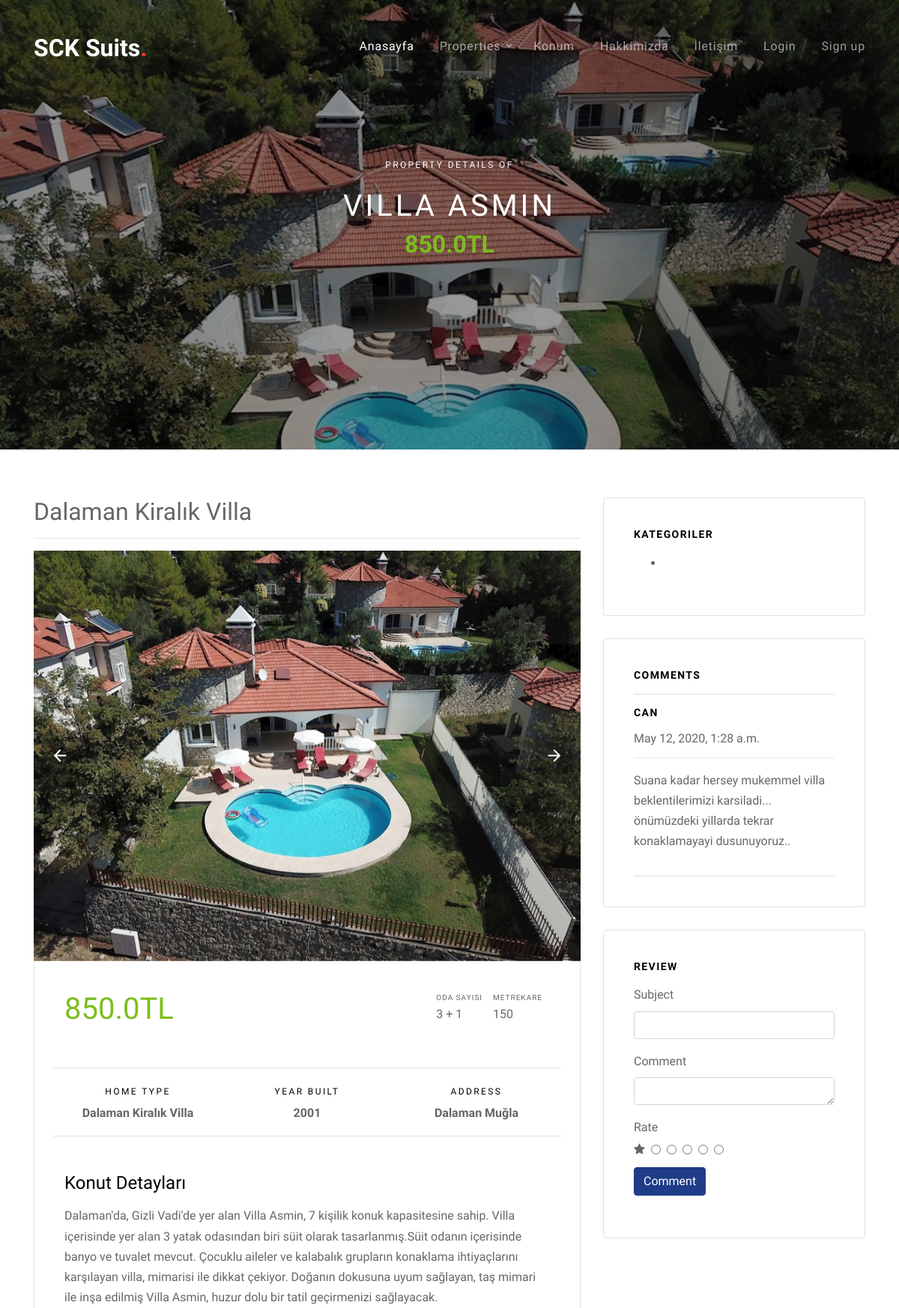
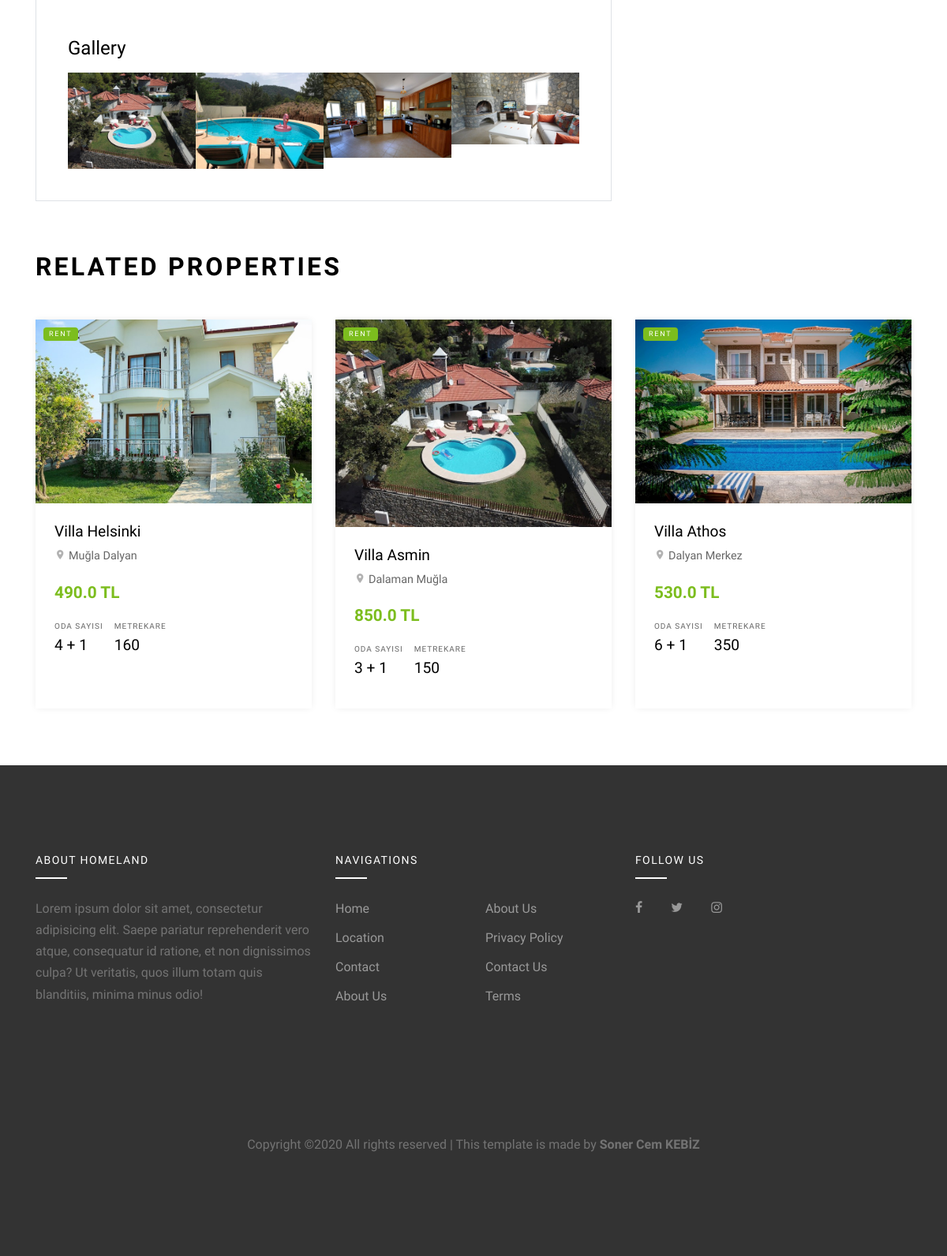
Screenshot of /property/6/Villa-Asmin/ with the database file from the repository (2 pictures, top to bottom).
### property/models.py (models this page shows, shortened)
class Properties(models.Model):
    STATUS = (
        ('New', 'New'),
        ('True', 'Confirmed'),
        ('False', 'Declined'),
    )
    user = models.ForeignKey(User, on_delete=models.CASCADE, null=True)
    category = models.ForeignKey(Category, on_delete=models.CASCADE, null=True)
    title = models.CharField(max_length=150)
    keywords = models.CharField(max_length=255)
    description = models.CharField(max_length=255)
    image = models.ImageField(blank=True, upload_to='images/')
    price = models.FloatField(blank=True,)
    address = models.CharField(max_length=255)
    room = models.IntegerField(blank=True,)
    year = models.IntegerField(blank=True, )
    sqm = models.IntegerField(blank=True,)
    detail = RichTextUploadingField()
    slug = models.SlugField(null=True, unique=True)
    status = models.CharField(max_length=10, choices=STATUS,default='New')
    create_at = models.DateTimeField(auto_now_add=True)
    update_at = models.DateTimeField(auto_now=True)

class Galeri(models.Model):
    property = models.ForeignKey(Properties, on_delete=models.CASCADE)
    title = models.CharField(max_length=50, blank=True)
    image = models.ImageField(blank=True, upload_to='images/')

class PropetyComment(models.Model):
    STATUS = (
        ('New', 'Yeni'),
        ('True', 'Evet'),
        ('False', 'Hayır'),
    )
    property = models.ForeignKey(Properties, on_delete=models.CASCADE)
    user = models.ForeignKey(User, on_delete=models.CASCADE)
    subject = models.CharField(max_length=50, blank=True)
    comment = models.TextField(max_length=500, blank=True)
    rate = models.IntegerField(blank=True)
    status = models.CharField(max_length=10, choices=STATUS, default='New')
    ip = models.CharField(max_length=20, blank=True)
    create_at = models.DateTimeField(auto_now_add=True)
    update_at = models.DateTimeField(auto_now=True)

### home/views.py (the view)
# urls.py: path('property/<int:id>/<slug:slug>/', views.property_detail, name='property_detail'),
def property_detail(request,id,slug):
    category = Category.objects.all()
    property = Properties.objects.get(pk=id)
    images = Galeri.objects.filter(property_id=id)
    newproperties = Properties.objects.filter(status='True').order_by('-id')[:3]
    comments = PropetyComment.objects.filter(property_id=id, status='True')
    context = {'category': category,
               'property': property,
               'images': images,
               'newproperties': newproperties,
               'comments': comments,
               }
    return render(request, 'property_detail.html', context)

### home/templates/property_detail.html (shortened to what this page needs)
{% extends "homebase.html" %}
{% load static %}
{% block content %}
    <div class="site-blocks-cover inner-page-cover overlay" style="background-image: url({{ property.image.url }});" data-aos="fade" data-stellar-background-ratio="0.5">
        <div class="container">
            <div class="row align-items-center justify-content-center text-center">
                <div class="col-md-10">
                    <span class="d-inline-block text-white px-3 mb-3 property-offer-type rounded">Property Details of</span>
                    <h1 class="mb-2">{{ property.title }}</h1>
                    <p class="mb-5"><strong class="h2 text-success font-weight-bold">{{ property.price }}TL</strong></p>
                </div>
            </div>
        </div>
    </div>
    <div class="site-section site-section-sm">
        <div class="container">
            <div class="row">
                <div class="col-lg-8">
                    <div>
                        <h2>{{ property.description }}</h2>
                        <hr>
                        <div class="slide-one-item home-slider owl-carousel">
                            <div><img src="{{ property.image.url }}" alt="Image" class="img-fluid"></div>
                        </div>
                    </div>
                    <div class="bg-white property-body border-bottom border-left border-right">
                        <div class="row mb-5">
                            <div class="col-md-6">
                                <strong class="text-success h1 mb-3">{{ property.price }}TL</strong>
                            </div>
                            <div class="col-md-6">
                                <ul class="property-specs-wrap mb-3 mb-lg-0  float-lg-right">
                                    <li>
                                        <span class="property-specs">Oda Sayısı</span>
                                        <span class="property-specs-number">{{ property.room}} + 1</span>
                                    </li>
                                    <li>
                                        <span class="property-specs">Metrekare</span>
                                        <span class="property-specs-number">{{property.sqm}}</span>
                                    </li>
                                </ul>
                            </div>
                        </div>
                        <div class="row mb-5">
                            <div class="col-md-6 col-lg-4 text-center border-bottom border-top py-3">
                                <span class="d-inline-block text-black mb-0 caption-text">Home Type</span>
                                <strong class="d-block">{{ property.description}}</strong>
                            </div>
                            <div class="col-md-6 col-lg-4 text-center border-bottom border-top py-3">
                                <span class="d-inline-block text-black mb-0 caption-text">Year Built</span>
                                <strong class="d-block">{{ property.year }}</strong>
                            </div>
                            <div class="col-md-6 col-lg-4 text-center border-bottom border-top py-3">
                                <span class="d-inline-block text-black mb-0 caption-text">Address</span>
                                <strong class="d-block">{{ property.address }}</strong>
                            </div>
                        </div>
                        <h2 class="h4 text-black">Konut Detayları</h2>
                        <p>{{ property.detail|safe }}</p>
                        <div class="row no-gutters mt-5">
                            <div class="col-12">
                                <h2 class="h4 text-black mb-3">Gallery</h2>
                            </div>
                            <div class="col-sm-6 col-md-4 col-lg-3">
                                <a href="{{ property.image.url }}" class="image-popup gal-item"><img src="{{ property.image.url }}" alt="Image" class="img-fluid"></a>
                            </div>
                            {% for rs in images %}
                                <div class="col-sm-6 col-md-4 col-lg-3">
                                    <a href="{{ rs.image.url }}" class="image-popup gal-item"><img src="{{ rs.image.url }}" alt="Image" class="img-fluid"></a>
                                </div>
                            {% endfor %}
                        </div>
                    </div>
                </div>
                <div class="col-lg-4">
                    <div class="bg-white widget border rounded">
                        <h3 class="h4 text-black widget-title mb-3">Kategoriler</h3>
                        {% load mptt_tags %}
                        <ul class="dropdown arrow-top">
                            {% recursetree category %}
                                <li><a href="/category/{{ node.id }}/{{ node.slug }}" class="text-black">{{ node.title }}</a></li>
                            {% endrecursetree %}
                        </ul>
                    </div>
                    <div class="bg-white widget border rounded">
                        <h3 class="h4 text-black widget-title mb-3">Comments</h3>
                        {% for rs in comments %}
                            <div class="border-bottom border-top py-3" >
                                <h3 class="h4 text-black widget-title mb-3">{{ rs.user.username}}</h3>
                                <h6>{{ rs.create_at }}</h6>
                                <hr>
                                <p>{{ rs.comment }}</p>
                            </div>
                        {% endfor %}
                    </div>
                    <div class="bg-white widget border rounded">
                        <h3 class="h4 text-black widget-title mb-3">Review</h3>
                        <form action="/property/addcomment/{{ property.id }}" class="form-contact-agent" method="post">
                            <div class="form-group">
                                <label for="name">Subject</label>
                                <input type="text" name="subject"  class="form-control">
                            </div>
                            <div class="form-group">
                                <label for="comment">Comment</label>
                                <textarea name="comment" id="id_comment" class="form-control"></textarea>
                            </div>
                            <div class="form-group">
                                <label for="name">Rate</label>
                                <div class="icon-star">
                                    <input type="radio" id="star5" name="rate" value="5" /><label for="star5"></label>
                                    <input type="radio" id="star4" name="rate" value="4" /><label for="star4"></label>
                                    <input type="radio" id="star3" name="rate" value="3" /><label for="star3"></label>
                                    <input type="radio" id="star2" name="rate" value="2" /><label for="star2"></label>
                                    <input type="radio" id="star1" name="rate" value="1" /><label for="star1"></label>
                                </div>
                            </div>
                            <div class="form-group">
                                <input type="submit" id="phone" class="btn btn-primary" value="Comment">
                            </div>
                        </form>
                    </div>
                </div>
            </div>
        </div>
    </div>
    <div class="container">
        <div class="row">
            <div class="col-12">
                <div class="site-section-title mb-5">
                    <h2>Related Properties</h2>
                </div>
            </div>
        </div>
        <div class="row mb-5">
            {% for rs in newproperties %}
                <div class="col-md-6 col-lg-4 mb-4">
                    <div class="property-entry h-100">
                        <a href="/property/{{ rs.id }}/{{ rs.slug }}" class="property-thumbnail">
                            <div class="offer-type-wrap">
                                <span class="offer-type bg-success">Rent</span>
                            </div>
                            <img src="{{ rs.image.url }}" alt="Image" class="img-fluid">
                        </a>
                        <div class="p-4 property-body">
                            <h2 class="property-title"><a href="/product/{{ rs.id }}/{{ rs.slug }}">{{ rs.title }}</a></h2>
                            <span class="property-location d-block mb-3"><span class="property-icon icon-room"></span> {{ rs.address }}</span>
                            <strong class="property-price text-primary mb-3 d-block text-success">{{ rs.price }} TL</strong>
                            <ul class="property-specs-wrap mb-3 mb-lg-0">
                                <li>
                                    <span class="property-specs">Oda Sayısı</span>
                                    <span class="property-specs-number">{{ rs.room }} + 1</span>
                                </li>
                                <li>
                                    <span class="property-specs">Metrekare</span>
                                    <span class="property-specs-number">{{ rs.sqm }}</span>
                                </li>
                            </ul>
                        </div>
                    </div>
                </div>
            {% endfor %}
        </div>
    </div>
{% endblock %}

### home/static/css/style.css (style rules this page uses)
body { line-height: 1.7; color: rgba(0, 0, 0, 0.6); font-weight: 400; font-size: 1rem; font-family: "Roboto Mono", SFMono-Regular, Menlo, Monaco, Consolas, "Liberation Mono", "Courier New", monospace; font-family: "Nunito Sans", -apple-system, BlinkMacSystemFont, "Segoe UI", Roboto, "Helvetica Neue", Arial, sans-serif, "Apple Color Emoji", "Segoe UI Emoji", "Segoe UI Symbol", "Noto Color Emoji"; }
a { -webkit-transition: .3s all ease; -o-transition: .3s all ease; transition: .3s all ease; }
.text-black { color: #000 !important; }
.btn { position: relative; top: 0; }
.btn.btn-primary { color: #fff; }
.form-control { height: 47px; }
.site-section { padding: 3em 0; }
@media (min-width: 768px) { .site-section { padding: 7em 0; } }
.site-section.site-section-sm { padding: 4em 0; }
.site-blocks-cover { background-size: cover; background-repeat: no-repeat; background-position: top; }
.site-blocks-cover.overlay { position: relative; }
.site-blocks-cover.overlay:before { position: absolute; content: ""; left: 0; bottom: 0; right: 0; top: 0; background: rgba(0, 0, 0, 0.4); }
.site-blocks-cover, .site-blocks-cover .row { min-height: 600px; height: calc(100vh); }
.site-blocks-cover.inner-page-cover, .site-blocks-cover.inner-page-cover .row { min-height: 600px; height: calc(30vh); }
.site-blocks-cover h1 { font-weight: 900; color: #fff; font-weight: normal; letter-spacing: .1em; text-transform: uppercase; }
.site-blocks-cover p { color: #fff; font-size: 1.5rem; line-height: 1.5; }
.site-blocks-cover .property-offer-type { letter-spacing: .2em; font-size: 12px; text-transform: uppercase; padding-top: 5px; padding-bottom: 5px; }
.caption-text { letter-spacing: .2em; font-size: 12px; text-transform: uppercase; padding-top: 5px; padding-bottom: 5px; }
.property-entry { -webkit-box-shadow: 0 0 10px -2px rgba(0, 0, 0, 0.1); box-shadow: 0 0 10px -2px rgba(0, 0, 0, 0.1); background: #fff; }
.property-entry .property-body { position: relative; }
.property-entry .offer-type-wrap { position: absolute; top: 10px; left: 10px; z-index: 8; }
.property-entry .property-thumbnail { overflow: hidden; position: relative; display: block; }
.property-entry .property-thumbnail .offer-type { display: block; margin-bottom: 5px; padding: 1px 7px; color: #fff; text-transform: uppercase; letter-spacing: .2em; font-size: 9px; border-radius: 4px; }
.property-entry .property-thumbnail img { -webkit-transition: .3s all ease; -o-transition: .3s all ease; transition: .3s all ease; -webkit-transform: scale(1); -ms-transform: scale(1); transform: scale(1); }
.property-entry .property-title { font-size: 1.2rem; }
.property-entry .property-title a { color: #000; }
.property-entry .property-location { font-size: .9rem; }
.property-entry .property-location .property-icon { color: rgba(0, 0, 0, 0.3); }
.property-entry .property-specs-number { font-size: 1.2rem; color: #000; }
.property-entry .property-specs-wrap { list-style: none; padding: 0; margin: 0; }
.property-entry .property-specs-wrap li { display: inline-block; margin-right: 10px; margin-bottom: 10px; }
.property-entry .property-specs { display: block; text-transform: uppercase; font-size: 10px; letter-spacing: .1em; }
.property-entry .property-price { font-size: 1.3rem; }
.property-specs-wrap { list-style: none; padding: 0; margin: 0; }
.property-specs-wrap li { display: inline-block; margin-right: 10px; margin-bottom: 10px; }
.property-specs { display: block; text-transform: uppercase; font-size: 10px; letter-spacing: .1em; }
.property-price { font-size: 1.3rem; }
.site-section-title h2 { text-transform: uppercase; color: #000; font-weight: 700; font-size: 2rem; letter-spacing: .1em; }
.block-13, .slide-one-item { position: relative; z-index: 1; }
.widget { padding: 40px; margin-bottom: 30px; }
.widget .widget-title { font-size: 14px; font-weight: bold; color: #000; text-transform: uppercase; letter-spacing: .1em; }
.form-contact-agent .form-control { height: 37px; }
.property-body { padding: 40px; }
.gal-item img { -webkit-transition: .3s all ease; -o-transition: .3s all ease; transition: .3s all ease; opacity: 1; }

### rows the page displays
Properties: image (picture), title "VILLA ASMIN", price "850.0", description "Dalaman Kiralık Villa", room "3", sqm "150", year "2001", address "Dalaman Muğla", detail "Dalaman'da, Gizli Vadi'de yer alan Villa Asmin, 7 kişilik konuk kapasitesine sahip. Villa içerisinde yer alan 3 yatak odasından biri süit olarak tasarlanmış.Süit odanın içerisinde banyo ve tuvalet mevcut. Çocuklu aileler ve kalabalık grupların konaklama ihtiyaçlarını karşılayan villa, mimarisi ile dikkat çekiyor. Doğanın dokusuna uyum sağlayan, taş mimari ile inşa edilmiş Villa Asmin, huzur dolu bir tatil geçirmenizi sağlayacak.", title "Villa Asmin"
Galeri: image (picture)
Galeri: image (picture)
Galeri: image (picture)
PropetyComment: user.username "CAN", create_at "May 12, 2020, 1:28 a.m.", comment "Suana kadar hersey mukemmel villa beklentilerimizi karsiladi... önümüzdeki yillarda tekrar konaklamayayi dusunuyoruz.."
Properties: image (picture), title "Villa Helsinki", address "Muğla Dalyan", price "490.0", room "4", sqm "160"
Properties: image (picture), title "Villa Athos", address "Dalyan Merkez", price "530.0", room "6", sqm "350"
